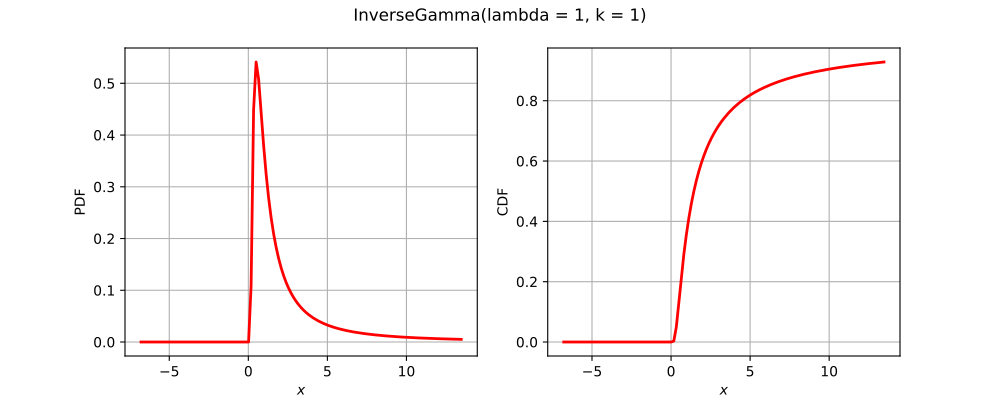

Python code for this plot:
import openturns as ot
from matplotlib import pyplot as plt
from openturns.viewer import View
if ot.InverseGamma().__class__.__name__ == 'Bernoulli':
    distribution = ot.Bernoulli(0.7)
elif ot.InverseGamma().__class__.__name__ == 'Binomial':
    distribution = ot.Binomial(5, 0.2)
elif ot.InverseGamma().__class__.__name__ == 'Hypergeometric':
    distribution = ot.Hypergeometric(10, 4, 7)
elif ot.InverseGamma().__class__.__name__ == 'ComposedDistribution':
    copula = ot.IndependentCopula(2)
    marginals = [ot.Uniform(1.0, 2.0), ot.Normal(2.0, 3.0)]
    distribution = ot.ComposedDistribution(marginals, copula)
elif ot.InverseGamma().__class__.__name__ == 'CumulativeDistributionNetwork':
    coll = [ot.Normal(2),ot.Dirichlet([0.5, 1.0, 1.5])]
    distribution = ot.CumulativeDistributionNetwork(coll, ot.BipartiteGraph([[0,1], [0,1]]))
elif ot.InverseGamma().__class__.__name__ == 'Histogram':
    distribution = ot.Histogram([-1.0, 0.5, 1.0, 2.0], [0.45, 0.4, 0.15])
elif ot.InverseGamma().__class__.__name__ == 'KernelMixture':
    kernel = ot.Uniform()
    sample = ot.Normal().getSample(5)
    bandwith = [1.0]
    distribution = ot.KernelMixture(kernel, bandwith, sample)
elif ot.InverseGamma().__class__.__name__ == 'MaximumDistribution':
    coll = [ot.Uniform(2.5, 3.5), ot.LogUniform(1.0, 1.2), ot.Triangular(2.0, 3.0, 4.0)]
    distribution = ot.MaximumDistribution(coll)
elif ot.InverseGamma().__class__.__name__ == 'Multinomial':
    distribution = ot.Multinomial(5, [0.2])
elif ot.InverseGamma().__class__.__name__ == 'RandomMixture':
    coll = [ot.Triangular(0.0, 1.0, 5.0), ot.Uniform(-2.0, 2.0)]
    weights = [0.8, 0.2]
    cst = 3.0
    distribution = ot.RandomMixture(coll, weights, cst)
elif ot.InverseGamma().__class__.__name__ == 'TruncatedDistribution':
    distribution = ot.TruncatedDistribution(ot.Normal(2.0, 1.5), 1.0, 4.0)
elif ot.InverseGamma().__class__.__name__ == 'UserDefined':
    distribution = ot.UserDefined([[0.0], [1.0], [2.0]], [0.2, 0.7, 0.1])
elif ot.InverseGamma().__class__.__name__ == 'ZipfMandelbrot':
    distribution = ot.ZipfMandelbrot(10, 2.5, 0.3)
else:
    distribution = ot.InverseGamma()
dimension = distribution.getDimension()
title = str(distribution)[:100].split('\n')[0]
if dimension == 1:
    distribution.setDescription(['$x$'])
    pdf_graph = distribution.drawPDF()
    cdf_graph = distribution.drawCDF()
    fig = plt.figure(figsize=(10, 4))
    pdf_axis = fig.add_subplot(121)
    cdf_axis = fig.add_subplot(122)
    View(pdf_graph, figure=fig, axes=[pdf_axis], add_legend=False)
    View(cdf_graph, figure=fig, axes=[cdf_axis], add_legend=False)
    fig.suptitle(title)
elif dimension == 2:
    distribution.setDescription(['$x_1$', '$x_2$'])
    pdf_graph = distribution.drawPDF()
    pdf_graph.setTitle(title)
    fig = plt.figure(figsize=(10, 5))
    pdf_axis = fig.add_subplot(111)
    View(pdf_graph, figure=fig, axes=[pdf_axis], add_legend=False, square_axes=True)
